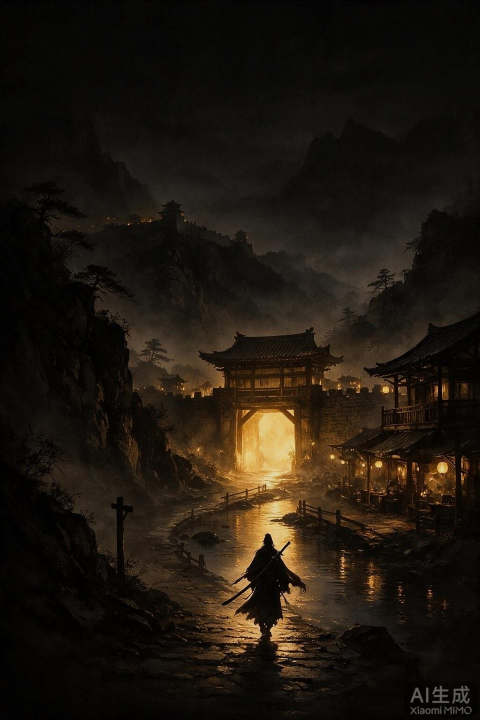
#> input picture opening-bg.jpg, 960 x 1440 px (shown at 1/2 size)
$ python _gen_shui.py ../opening-bg.jpg ../opening-bg.jpg
#> lines starting #> are read from the running program, lines starting #| are printed output that depends on the picture
import sys, os
sys.path.insert(0, r'C:/Users/Administrator/.workbuddy/_piplib')
from PIL import Image

IN = sys.argv[1]   # 输入 png 路径
ID = sys.argv[2]   # 事件 id，如 shui_fengping
PC_DIR = r'C:\Users\Administrator\Desktop\jianlai\prototype\assets\shenci'
WX_DIR = r'C:\Users\Administrator\Desktop\jianlai\prototype\weapp\assets\shenci'
os.makedirs(PC_DIR, exist_ok=True)
os.makedirs(WX_DIR, exist_ok=True)

CROP_T, CROP_R, CROP_B = 80, 220, 120  # 顶部裁掉 ImageGen prompt 文字残留，右下裁 AI 生成水印，留右上朱印
im = Image.open(IN).convert('RGB')
#> im is the input picture: PIL image 960x1440 RGB; mean R, G, B 30.4, 23.4, 15.3
w, h = im.size
#> w = 960; h = 1440
im = im.crop((0, CROP_T, w - CROP_R, h - CROP_B))  # 去顶部 prompt + 右下 AI 水印
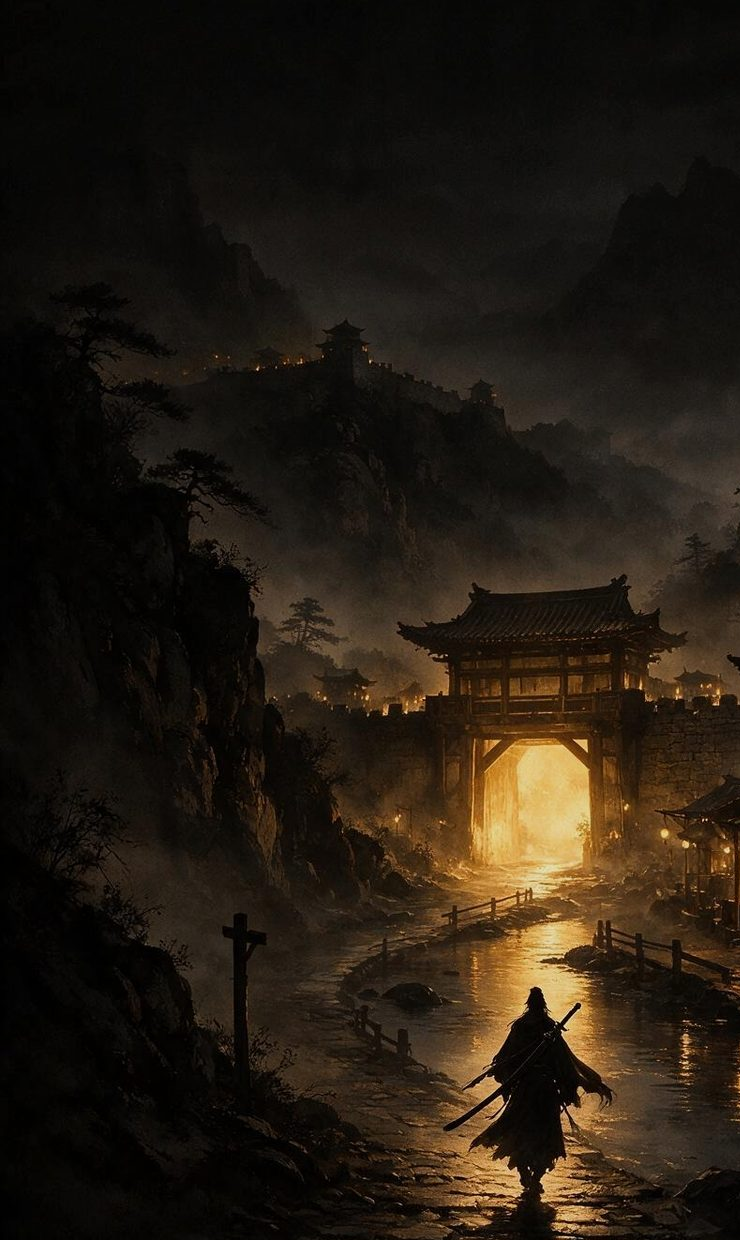
#> im: PIL image 740x1240 RGB; mean R, G, B 36.3, 27.8, 17.8

# PC 大图：1280 宽 q82
pc = im.resize((1280, round(1280 * im.height / im.width)), Image.LANCZOS)
pc.save(os.path.join(PC_DIR, ID + '.jpg'), 'JPEG', quality=82, optimize=True)
pc_sz = os.path.getsize(os.path.join(PC_DIR, ID + '.jpg'))

# 手机端：540 宽，q 从 60 起，>18KB 则 -5 直到 <=18KB（下限 q=20）
wx = im.resize((540, round(540 * im.height / im.width)), Image.LANCZOS)
q = 60
out = os.path.join(WX_DIR, ID + '.jpg')
while True:
    wx.save(out, 'JPEG', quality=q, optimize=True)
    sz = os.path.getsize(out)
    if sz <= 18432 or q <= 20:
        break
    q -= 5
#> after the loop, q = 25

print(f'{ID}: PC={pc_sz}B  WX={sz}B q={q}')
#| ../opening-bg.jpg: PC=253113B  WX=16887B q=25
